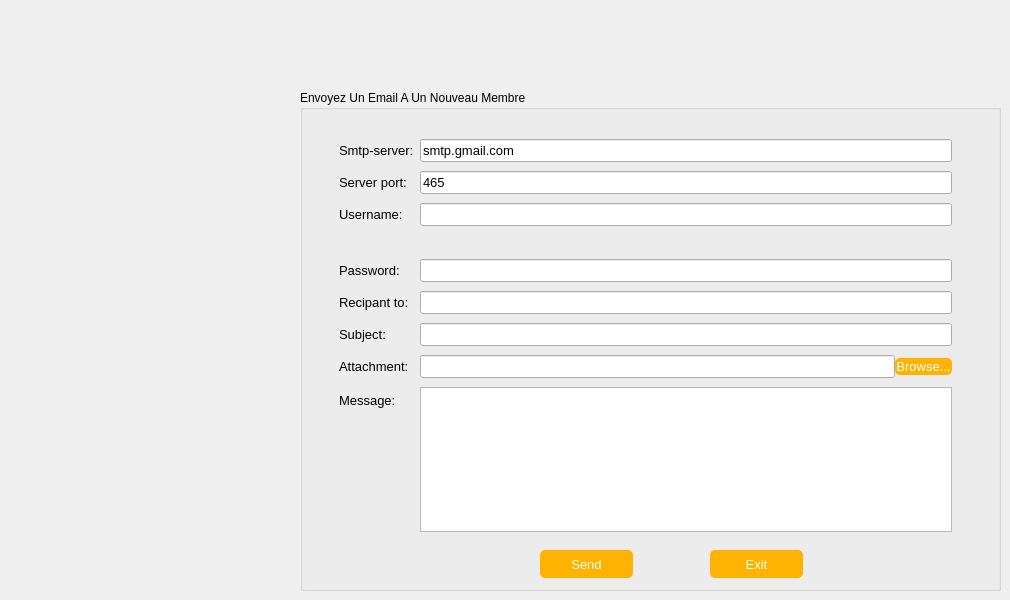
      <widget class="QWidget" name="tab_11">
       <attribute name="title">
        <string>Mailing</string>
       </attribute>
       <widget class="QGroupBox" name="groupBox_11">
        <property name="geometry">
         <rect>
          <x>300</x>
          <y>90</y>
          <width>701</width>
          <height>501</height>
         </rect>
        </property>
        <property name="title">
         <string>Envoyez Un Email A Un Nouveau Membre </string>
        </property>
        <widget class="QFrame" name="frame">
         <property name="geometry">
          <rect>
           <x>30</x>
           <y>40</y>
           <width>631</width>
           <height>411</height>
          </rect>
         </property>
         <property name="font">
          <font>
           <pointsize>10</pointsize>
          </font>
         </property>
         <layout class="QFormLayout" name="formLayout">
          <property name="fieldGrowthPolicy">
           <enum>QFormLayout::ExpandingFieldsGrow</enum>
          </property>
          <property name="rowWrapPolicy">
           <enum>QFormLayout::WrapLongRows</enum>
          </property>
          <property name="verticalSpacing">
           <number>9</number>
          </property>
          <item row="0" column="0">
           <widget class="QLabel" name="label_38">
            <property name="font">
             <font>
              <pointsize>10</pointsize>
             </font>
            </property>
            <property name="text">
             <string>Smtp-server:</string>
            </property>
           </widget>
          </item>
          <item row="0" column="1">
           <widget class="QLineEdit" name="server">
            <property name="font">
             <font>
              <pointsize>10</pointsize>
             </font>
            </property>
            <property name="text">
             <string>smtp.gmail.com</string>
            </property>
           </widget>
          </item>
          <item row="1" column="0">
           <widget class="QLabel" name="label_39">
            <property name="font">
             <font>
              <pointsize>10</pointsize>
             </font>
            </property>
            <property name="text">
             <string>Server port:</string>
            </property>
           </widget>
          </item>
          <item row="1" column="1">
           <widget class="QLineEdit" name="port">
            <property name="font">
             <font>
              <pointsize>10</pointsize>
             </font>
            </property>
            <property name="text">
             <string>465</string>
            </property>
           </widget>
          </item>
          <item row="2" column="0">
           <widget class="QLabel" name="label_40">
            <property name="font">
             <font>
              <pointsize>10</pointsize>
             </font>
            </property>
            <property name="text">
             <string>Username:</string>
            </property>
           </widget>
          </item>
          <item row="2" column="1">
           <widget class="QLineEdit" name="uname"/>
          </item>
          <item row="3" column="0">
           <widget class="QLabel" name="label_46">
            <property name="styleSheet">
             <string notr="true">background-image:url(:/gris.jpg)</string>
            </property>
            <property name="text">
             <string/>
            </property>
           </widget>
          </item>
          <item row="4" column="0">
           <widget class="QLabel" name="label_41">
            <property name="font">
             <font>
              <pointsize>10</pointsize>
             </font>
            </property>
            <property name="text">
             <string>Password:</string>
            </property>
           </widget>
          </item>
          <item row="4" column="1">
           <widget class="QLineEdit" name="paswd">
            <property name="inputMask">
             <string/>
            </property>
            <property name="echoMode">
             <enum>QLineEdit::Password</enum>
            </property>
           </widget>
          </item>
          <item row="5" column="0">
           <widget class="QLabel" name="label_42">
            <property name="font">
             <font>
              <pointsize>10</pointsize>
             </font>
            </property>
            <property name="text">
             <string>Recipant to:</string>
            </property>
           </widget>
          </item>
          <item row="5" column="1">
           <widget class="QLineEdit" name="rcpt"/>
          </item>
          <item row="6" column="0">
           <widget class="QLabel" name="label_43">
            <property name="font">
             <font>
              <pointsize>10</pointsize>
             </font>
            </property>
            <property name="text">
             <string>Subject:</string>
            </property>
           </widget>
          </item>
          <item row="6" column="1">
           <widget class="QLineEdit" name="subject"/>
          </item>
          <item row="7" column="0">
           <widget class="QLabel" name="label_44">
            <property name="font">
             <font>
              <pointsize>10</pointsize>
             </font>
            </property>
            <property name="text">
             <string>Attachment:</string>
            </property>
           </widget>
          </item>
          <item row="7" column="1">
           <layout class="QHBoxLayout" name="horizontalLayout_3">
            <item>
             <widget class="QLineEdit" name="file">
              <property name="readOnly">
               <bool>true</bool>
              </property>
             </widget>
            </item>
            <item>
             <widget class="QPushButton" name="browseBtn">
              <property name="font">
               <font>
                <pointsize>10</pointsize>
                <underline>false</underline>
                <strikeout>false</strikeout>
               </font>
              </property>
              <property name="styleSheet">
               <string notr="true">QPushButton {
padding: 1px;
border-style: solid;
border: 2px solid gray;
border-radius: 8px;
background-color: rgb(170, 150, 123);
border:2px solid #000;
}
QPushButton {
     color: #fff !important;

text-decoration: none;
background: #ffb300;

border-radius: 5px;
display: inline-block;
border: none;
transition: all 0.4s ease 0s;
 }
 QPushButton:hover {
     background: #ffcc00;
	background-color: ;
letter-spacing: 1px;
-webkit-box-shadow: 0px 5px 40px -10px rgba(0,0,0,0.57);
-moz-box-shadow: 0px 5px 40px -10px rgba(0,0,0,0.57);
box-shadow: 5px 40px -10px rgba(0,0,0,0.57);
transition: all 0.4s ease 0s;
 }</string>
              </property>
              <property name="text">
               <string>Browse...</string>
              </property>
             </widget>
            </item>
           </layout>
          </item>
          <item row="8" column="0">
           <widget class="QLabel" name="label_45">
            <property name="font">
             <font>
              <pointsize>10</pointsize>
             </font>
            </property>
            <property name="text">
             <string>Message:</string>
            </property>
           </widget>
          </item>
          <item row="8" column="1">
           <widget class="QPlainTextEdit" name="msg"/>
          </item>
         </layout>
        </widget>
        <widget class="QPushButton" name="exitBtn">
         <property name="geometry">
          <rect>
           <x>410</x>
           <y>460</y>
           <width>93</width>
           <height>28</height>
          </rect>
         </property>
         <property name="font">
          <font>
           <pointsize>10</pointsize>
           <underline>false</underline>
           <strikeout>false</strikeout>
          </font>
         </property>
         <property name="styleSheet">
          <string notr="true">QPushButton {
padding: 1px;
border-style: solid;
border: 2px solid gray;
border-radius: 8px;
background-color: rgb(170, 150, 123);
border:2px solid #000;
}
QPushButton {
     color: #fff !important;

text-decoration: none;
background: #ffb300;

border-radius: 5px;
display: inline-block;
border: none;
transition: all 0.4s ease 0s;
 }
 QPushButton:hover {
     background: #ffcc00;
	background-color: ;
letter-spacing: 1px;
-webkit-box-shadow: 0px 5px 40px -10px rgba(0,0,0,0.57);
-moz-box-shadow: 0px 5px 40px -10px rgba(0,0,0,0.57);
box-shadow: 5px 40px -10px rgba(0,0,0,0.57);
transition: all 0.4s ease 0s;
 }</string>
         </property>
         <property name="text">
          <string>Exit</string>
         </property>
        </widget>
        <widget class="QPushButton" name="sendBtn">
         <property name="geometry">
          <rect>
           <x>240</x>
           <y>460</y>
           <width>93</width>
           <height>28</height>
          </rect>
         </property>
         <property name="font">
          <font>
           <pointsize>10</pointsize>
           <underline>false</underline>
           <strikeout>false</strikeout>
          </font>
         </property>
         <property name="styleSheet">
          <string notr="true">QPushButton {
padding: 1px;
border-style: solid;
border: 2px solid gray;
border-radius: 8px;
background-color: rgb(170, 150, 123);
border:2px solid #000;
}
QPushButton {
     color: #fff !important;

text-decoration: none;
background: #ffb300;

border-radius: 5px;
display: inline-block;
border: none;
transition: all 0.4s ease 0s;
 }
 QPushButton:hover {
     background: #ffcc00;
	background-color: ;
letter-spacing: 1px;
-webkit-box-shadow: 0px 5px 40px -10px rgba(0,0,0,0.57);
-moz-box-shadow: 0px 5px 40px -10px rgba(0,0,0,0.57);
box-shadow: 5px 40px -10px rgba(0,0,0,0.57);
transition: all 0.4s ease 0s;
 }</string>
         </property>
         <property name="text">
          <string>Send</string>
         </property>
        </widget>
        <widget class="QLabel" name="label_74">
         <property name="geometry">
          <rect>
           <x>180</x>
           <y>450</y>
           <width>51</width>
           <height>41</height>
          </rect>
         </property>
         <property name="styleSheet">
          <string notr="true">
image: url(:/img/mail2.png);</string>
         </property>
         <property name="text">
          <string/>
         </property>
        </widget>
        <widget class="QLabel" name="label_75">
         <property name="geometry">
          <rect>
           <x>510</x>
           <y>460</y>
           <width>31</width>
           <height>31</height>
          </rect>
         </property>
         <property name="styleSheet">
          <string notr="true">image:url(:/img/exit.png)</string>
         </property>
         <property name="text">
          <string/>
         </property>
        </widget>
       </widget>
      </widget>
